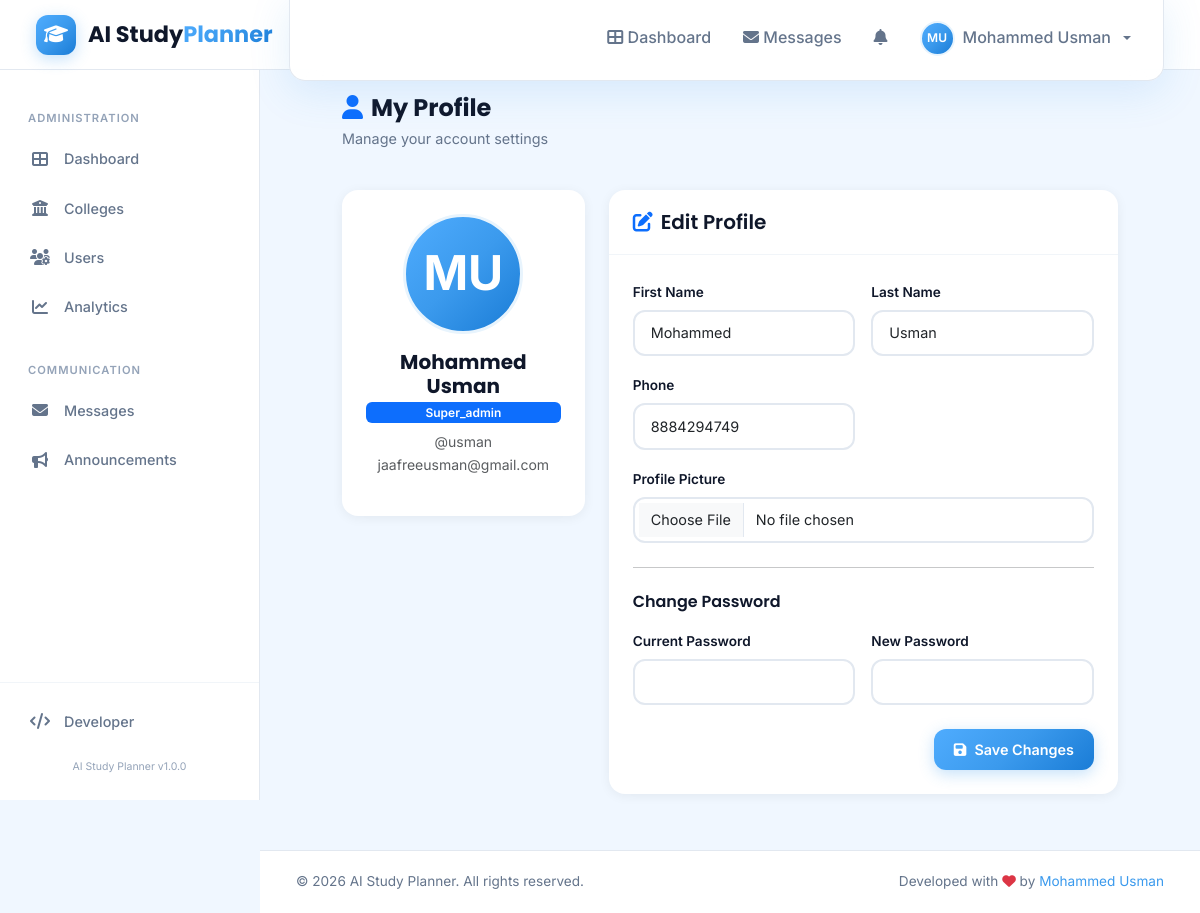
The app's page /profile (signed in) with its own data.
### models.py (models this page shows, shortened)
class User(UserMixin, db.Model):
    __tablename__ = 'user'
    id = db.Column(db.Integer, primary_key=True)
    uuid = db.Column(db.String(36), unique=True, default=generate_uuid)
    username = db.Column(db.String(80), unique=True, nullable=False, index=True)
    email = db.Column(db.String(120), unique=True, nullable=False, index=True)
    password_hash = db.Column(db.String(256), nullable=False)
    first_name = db.Column(db.String(50), nullable=False)
    last_name = db.Column(db.String(50), nullable=False)
    phone = db.Column(db.String(20), nullable=True)
    role = db.Column(db.String(20), nullable=False, default='student')  # super_admin, teacher, student
    avatar = db.Column(db.String(200), nullable=True)
    is_active = db.Column(db.Boolean, default=True)
    is_verified = db.Column(db.Boolean, default=False)
    created_at = db.Column(db.DateTime, default=datetime.utcnow)
    updated_at = db.Column(db.DateTime, default=datetime.utcnow, onupdate=datetime.utcnow)
    last_login = db.Column(db.DateTime, nullable=True)
    teacher_profile = db.relationship('TeacherProfile', backref='user', uselist=False, cascade='all, delete-orphan')
    student_profile = db.relationship('StudentProfile', backref='user', uselist=False, cascade='all, delete-orphan')
    notifications = db.relationship('Notification', backref='user', lazy='dynamic', cascade='all, delete-orphan')
    sent_messages = db.relationship('Message', foreign_keys='Message.sender_id', backref='sender', lazy='dynamic', cascade='all, delete-orphan')
    study_plans = db.relationship('StudyPlan', backref='user', lazy='dynamic', cascade='all, delete-orphan')
    def full_name(self):
        return f"{self.first_name} {self.last_name}"
    def is_super_admin(self):
        return self.role == 'super_admin'
    def is_teacher(self):
        return self.role == 'teacher'
    def is_student(self):
        return self.role == 'student'

### app.py (the view, shortened to what this page needs)
@app.route('/profile', methods=['GET', 'POST'])
@login_required
def profile():
    return render_template('profile.html')

### app.py (called while the page is built)
@login_manager.user_loader
def load_user(user_id):
    return User.query.get(int(user_id))

### utils.py (called while the page is built)
def get_unread_notifications_count(user_id):
    from models import Notification
    return Notification.query.filter_by(user_id=user_id, is_read=False).count()

def get_unread_messages_count(user_id):
    from models import Message
    return Message.query.filter_by(receiver_id=user_id, is_read=False).count()

### templates/profile.html (shortened to what this page needs)
{% extends 'base.html' %}
{% block content %}
<div class="container-fluid" style="max-width: 800px;">
    <div class="d-flex justify-content-between align-items-center mb-4">
        <div><h2 class="page-title"><i class="fas fa-user text-primary me-2"></i>My Profile</h2><p class="page-subtitle">Manage your account settings</p></div>
    </div>
    <div class="row g-4">
        <div class="col-lg-4">
            <div class="card text-center p-4">
                <div class="position-relative d-inline-block mx-auto mb-3">
                    {% if current_user.avatar %}<img src="{{ current_user.avatar }}" class="avatar-lg" alt="" style="width: 120px; height: 120px;">
                    {% else %}<div class="avatar-lg mx-auto d-flex align-items-center justify-content-center" style="width: 120px; height: 120px; background: var(--primary-gradient); color: white; font-size: 3rem; font-weight: 700;">{{ current_user.first_name[0] }}{{ current_user.last_name[0] }}</div>{% endif %}
                </div>
                <h5 class="fw-bold mb-1">{{ current_user.full_name() }}</h5>
                <span class="badge bg-primary mb-2">{{ current_user.role|title }}</span>
                <p class="text-muted small mb-0">@{{ current_user.username }}</p>
                <p class="text-muted small">{{ current_user.email }}</p>
            </div>
        </div>
        <div class="col-lg-8">
            <div class="card">
                <div class="card-header"><h5 class="mb-0"><i class="fas fa-edit text-primary me-2"></i>Edit Profile</h5></div>
                <div class="card-body">
                    <form method="POST" enctype="multipart/form-data">
                        <div class="row g-3">
                            <div class="col-md-6"><label class="form-label">First Name</label><input type="text" class="form-control" name="first_name" value="{{ current_user.first_name }}"></div>
                            <div class="col-md-6"><label class="form-label">Last Name</label><input type="text" class="form-control" name="last_name" value="{{ current_user.last_name }}"></div>
                            <div class="col-md-6"><label class="form-label">Phone</label><input type="tel" class="form-control" name="phone" value="{{ current_user.phone or '' }}"></div>
                            <div class="col-12"><label class="form-label">Profile Picture</label><input type="file" class="form-control" name="avatar" accept="image/*"></div>
                        </div>
                        <hr class="my-4">
                        <h6 class="mb-3">Change Password</h6>
                        <div class="row g-3">
                            <div class="col-md-6"><label class="form-label">Current Password</label><input type="password" class="form-control" name="current_password"></div>
                            <div class="col-md-6"><label class="form-label">New Password</label><input type="password" class="form-control" name="new_password" minlength="6"></div>
                        </div>
                        <div class="d-flex gap-2 justify-content-end mt-4"><button type="submit" class="btn btn-primary"><i class="fas fa-save me-2"></i>Save Changes</button></div>
                    </form>
                </div>
            </div>
        </div>
    </div>
</div>
{% endblock %}

### templates/base.html (shortened to what this page needs)
<!DOCTYPE html>
<html lang="en">
<head>
    <link href="https://cdn.jsdelivr.net/npm/bootstrap@5.3.2/dist/css/bootstrap.min.css" rel="stylesheet">
    <link rel="stylesheet" href="https://cdnjs.cloudflare.com/ajax/libs/font-awesome/6.5.1/css/all.min.css">
    <link rel="stylesheet" href="{{ url_for('static', filename='css/style.css') }}">
</head>
<body>
    <nav class="navbar navbar-expand-lg navbar-light fixed-top">
        <div class="container-fluid">
            <a class="navbar-brand" href="{{ url_for('index') }}">
                <div class="brand-icon">
                    <i class="fas fa-graduation-cap"></i>
                </div>
                <span class="brand-text">AI Study<span class="brand-highlight">Planner</span></span>
            </a>
            <div class="collapse navbar-collapse" id="mainNav">
                <ul class="navbar-nav ms-auto align-items-center">
                    {% if current_user.is_authenticated %}
                        <li class="nav-item">
                            <a class="nav-link" href="{{ url_for('dashboard') }}">
                                <i class="fas fa-th-large"></i> Dashboard
                            </a>
                        </li>
                        <li class="nav-item">
                            <a class="nav-link" href="{{ url_for('messages') }}">
                                <i class="fas fa-envelope"></i> Messages
                            </a>
                        </li>
                        <li class="nav-item">
                            <a class="nav-link" href="{{ url_for('notifications') }}">
                                <i class="fas fa-bell"></i>
                            </a>
                        </li>
                        <li class="nav-item dropdown">
                            <a class="nav-link dropdown-toggle user-dropdown" href="#" data-bs-toggle="dropdown">
                                {% if current_user.avatar %}
                                    <img src="{{ current_user.avatar }}" class="user-avatar-sm" alt="">
                                {% else %}
                                    <div class="user-avatar-sm default-avatar">
                                        {{ current_user.first_name[0] }}{{ current_user.last_name[0] }}
                                    </div>
                                {% endif %}
                                <span class="d-none d-lg-inline">{{ user_full_name }}</span>
                            </a>
                        </li>
                    {% endif %}
                </ul>
            </div>
        </div>
    </nav>
    {% if current_user.is_authenticated %}
    <div class="sidebar" id="sidebar">
        <div class="sidebar-header">
        </div>
        <div class="sidebar-menu">
            {% if current_user.is_super_admin() %}
            <div class="menu-section">
                <span class="menu-label">Administration</span>
                <a class="menu-item {% if request.endpoint == 'dashboard' %}active{% endif %}" href="{{ url_for('dashboard') }}">
                    <i class="fas fa-th-large"></i> <span>Dashboard</span>
                </a>
                <a class="menu-item {% if request.endpoint in ['admin_colleges', 'create_college', 'edit_college', 'view_college'] %}active{% endif %}" href="{{ url_for('admin_colleges') }}">
                    <i class="fas fa-university"></i> <span>Colleges</span>
                </a>
                <a class="menu-item {% if request.endpoint == 'admin_users' %}active{% endif %}" href="{{ url_for('admin_users') }}">
                    <i class="fas fa-users-cog"></i> <span>Users</span>
                </a>
                <a class="menu-item {% if request.endpoint == 'admin_analytics' %}active{% endif %}" href="{{ url_for('admin_analytics') }}">
                    <i class="fas fa-chart-line"></i> <span>Analytics</span>
                </a>
            </div>
            {% endif %}
            <div class="menu-section">
                <span class="menu-label">Communication</span>
                <a class="menu-item {% if request.endpoint in ['messages', 'compose_message', 'view_message', 'sent_messages'] %}active{% endif %}" href="{{ url_for('messages') }}">
                    <i class="fas fa-envelope"></i> <span>Messages</span>
                </a>
                <a class="menu-item {% if request.endpoint == 'announcements' %}active{% endif %}" href="{{ url_for('announcements') }}">
                    <i class="fas fa-bullhorn"></i> <span>Announcements</span>
                </a>
            </div>
        </div>
        <div class="sidebar-footer">
            <a class="menu-item" href="{{ url_for('developer') }}">
                <i class="fas fa-code"></i> <span>Developer</span>
            </a>
            <div class="version-info">
                <small>{{ app_name }} v{{ app_version }}</small>
            </div>
        </div>
    </div>
    {% endif %}
    <div class="main-content page-transition {% if current_user.is_authenticated %}has-sidebar{% endif %}">
        {% block content %}{% endblock %}
    </div>
    <footer class="app-footer">
        <div class="container-fluid">
            <div class="row">
                <div class="col-md-6">
                    <p class="mb-0">&copy; {{ current_year }} {{ app_name }}. All rights reserved.</p>
                </div>
                <div class="col-md-6 text-md-end">
                    <p class="mb-0">Developed with <i class="fas fa-heart text-danger"></i> by <a href="{{ developer_github }}" target="_blank">{{ developer_name }}</a></p>
                </div>
            </div>
        </div>
    </footer>
</body>
</html>

### records on screen
User: first_name "M", last_name "U", full_name "Mohammed Usman", role "Super_admin", username "usman", email "jaafreeusman@gmail.com", first_name "Mohammed", last_name "Usman", phone "8884294749"

### other values on screen
{{ user_full_name }} "Mohammed Usman"
{{ app_name }} "AI Study Planner"
{{ app_version }} "1.0.0"
{{ developer_name }} "Mohammed Usman"
